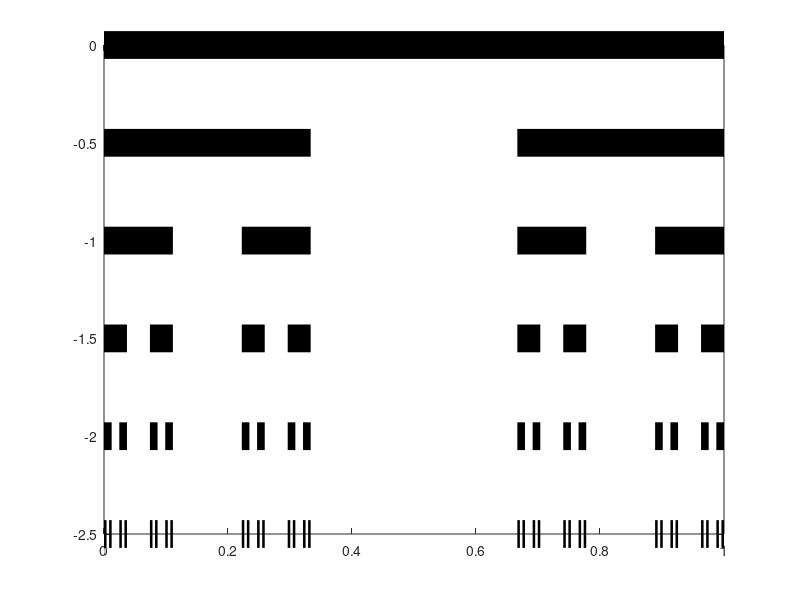

Recreate this plot in MATLAB. (Note: this script raises an error after producing the figure.)
clear
close all

addpath(genpath('./routines'))

%%%%%%%%%%%%%%%%% CODE FOR THE CANTOR SET EXAMPLES %%%%%%%%%%%%%%%
%%%%%%%%%%%%%%%%%%%%%%%%%%%%%%%%%%%%%%%%%%%%%%%%%%%%%%%%%%%%%%%%%%

%% Plot the X_n that generate the Cantor set

N = 5; % number of levels in the plot
X = cell(N+2,1); % cell array of the intervals

X{1} = [0,1]; % n = 0
for n = 1:N
    X{n+1} = [X{n};X{n}+2]/3; % generate the sets X_n
end

f = figure;
plot(real(X{1}),0*X{1},'-','linewidth',20, 'color','k');
hold on
for n = 1:N
    plot(real(X{n+1}'),0*X{n+1}'-n/2,'-','linewidth',20, 'color','k'); % plot the unions of intervals X_n
end
set(gca,'ytick',fliplr(-(0:N)/2),'yticklabels',["$n=6$","$n=5$","$n=4$","$n=3$","$n=2$","$n=1$","$n=0$"])
set(gca,'YColor',[1 1 1])
yaxisproperties= get(gca, 'YAxis');
yaxisproperties.TickLabelInterpreter = 'latex';
yaxisproperties.TickLabelColor = 'k';
title('$X_n$','interpreter','latex','fontsize',18)
ylim([-(N)/2-0.25,0.2])
xlim([-0.002,1])
ax=gca; ax.FontSize=18;
f.Position = [360.0000   97.6667  812.3333  420.0000];
box off

%% Approximate the box-counting dimension - naive without proper scaling fails

N = 25; % number of levels in the plot
X = cell(N+2,1); % cell array of the intervals

X{1} = [0,1]; % n = 0

for n = 1:N
    X{n+1} = [X{n};X{n}+2]/3; % generate the sets X_n
end

delta = 2.^(0:-0.2:-50);

dim = box_dim(X{5+1},delta,0);
NC1 = exp(log(1./delta(:)).*dim(:));

dim = box_dim(X{10+1},delta,0);
NC2 = exp(log(1./delta(:)).*dim(:));

dim = box_dim(X{15+1},delta,0);
NC3 = exp(log(1./delta(:)).*dim(:));

% plot the results
CC = gray(4); CC(end,:) = [];
CC = flipud(CC);

figure
loglog(delta,NC1,'-','linewidth',4,'color',CC(1,:))
hold on
loglog(delta,NC2,'-','linewidth',1,'color',CC(2,:))
loglog(delta,NC3,'-','linewidth',2,'color',CC(3,:))
loglog(delta,(1./delta).^(log(2)/log(3)),'k--','linewidth',1)
loglog(delta(delta<10^(-5)),1./delta(delta<10^(-5)),'k:','linewidth',2)
text(10^(-9),10.^9*4,'wrong scaling','interpreter','latex','fontsize',16,'Rotation',-40)
text(10^(-5),10.^3/2,'correct scaling','interpreter','latex','fontsize',16,'Rotation',-28)
xlim([10^(-12),1])

title('$N_\delta(X_k)$','interpreter','latex','fontsize',18)
xlabel('$\delta$','interpreter','latex','fontsize',18)
ax = gca; ax.FontSize = 18;

legend({'$k=5$','$k=10$','$k=15$','$(\frac{1}{\delta})^{\frac{\log(2)}{\log(3)}}$','${1}/{\delta}$'},'fontsize',16,'interpreter','latex','location','southwest','NumColumns',1)
grid minor
ylim([1,10^10])
ax = gca; ax.FontSize = 18;

%% Approximate the box-counting dimension - adaptive choice (in this simple example, just use large enough N)

dim = box_dim(X{N+1},delta,0);
NC = exp(log(1./delta(:)).*dim(:));

figure
loglog(delta,NC,'k-','linewidth',3)
hold on
loglog(delta,(1./delta).^(log(2)/log(3)),'k--','linewidth',1)
xlim([10^(-12),1])

title('$N_\delta(X)$','interpreter','latex','fontsize',18)
xlabel('$\delta$','interpreter','latex','fontsize',18)
ax = gca; ax.FontSize = 18;

grid minor
ylim([1,10^10])
ax = gca; ax.FontSize = 18;

%% Hausdorff dimension plot

N = 19; % number of levels in the plot - increase for more of the plot
X = cell(N+1,1); % cell array of the intervals

X{1} = [0,1]; % n = 0

for n = 1:N
    X{n+1} = [X{n};X{n}+2]/3; % generate the sets X_n
end

er0 = (1/3)^N;
n1max = min(ceil(log2(1/er0)),30);
dimH = Haus_dim(X{N+1},5:n1max,5:5:20,0,1.3);

CC = gray(5); CC(end,:) = [];
CC = flipud(CC);
figure
p1 = plot(5:30,dimH(:,1),'-^','markersize',7,'color',CC(1,:),'linewidth',1);
p1.MarkerEdgeColor = [0 0 0];
p1.MarkerFaceColor = CC(1,:);
hold on
p2 = plot(5:30,dimH(:,2),'-s','markersize',7,'color',CC(2,:),'linewidth',1);
p3 = plot(5:30,dimH(:,3),'-d','markersize',7,'color',CC(3,:),'linewidth',1);
p3 = plot(5:30,dimH(:,4),'-o','markersize',7,'color',CC(3,:),'linewidth',1);
p2.MarkerEdgeColor = [0 0 0];
p2.MarkerFaceColor = CC(2,:);
p3.MarkerEdgeColor = [0 0 0];
p3.MarkerFaceColor = CC(3,:);
ax=gca; ax.FontSize=18;
xlabel('$n_1$','interpreter','latex')
plot([0,30],[0,0]+log(2)/log(3),':k','linewidth',1)
ylim([0.55,0.75])
xlim([5,30])
title('$\Gamma_{n_2,n_1}$','interpreter','latex')

hleg = legend({'$n_2=5$','$n_2=10$','$n_2=15$','$n_2=20$'},...
    'interpreter','latex', 'fontsize',14,'location','best');
grid minor
